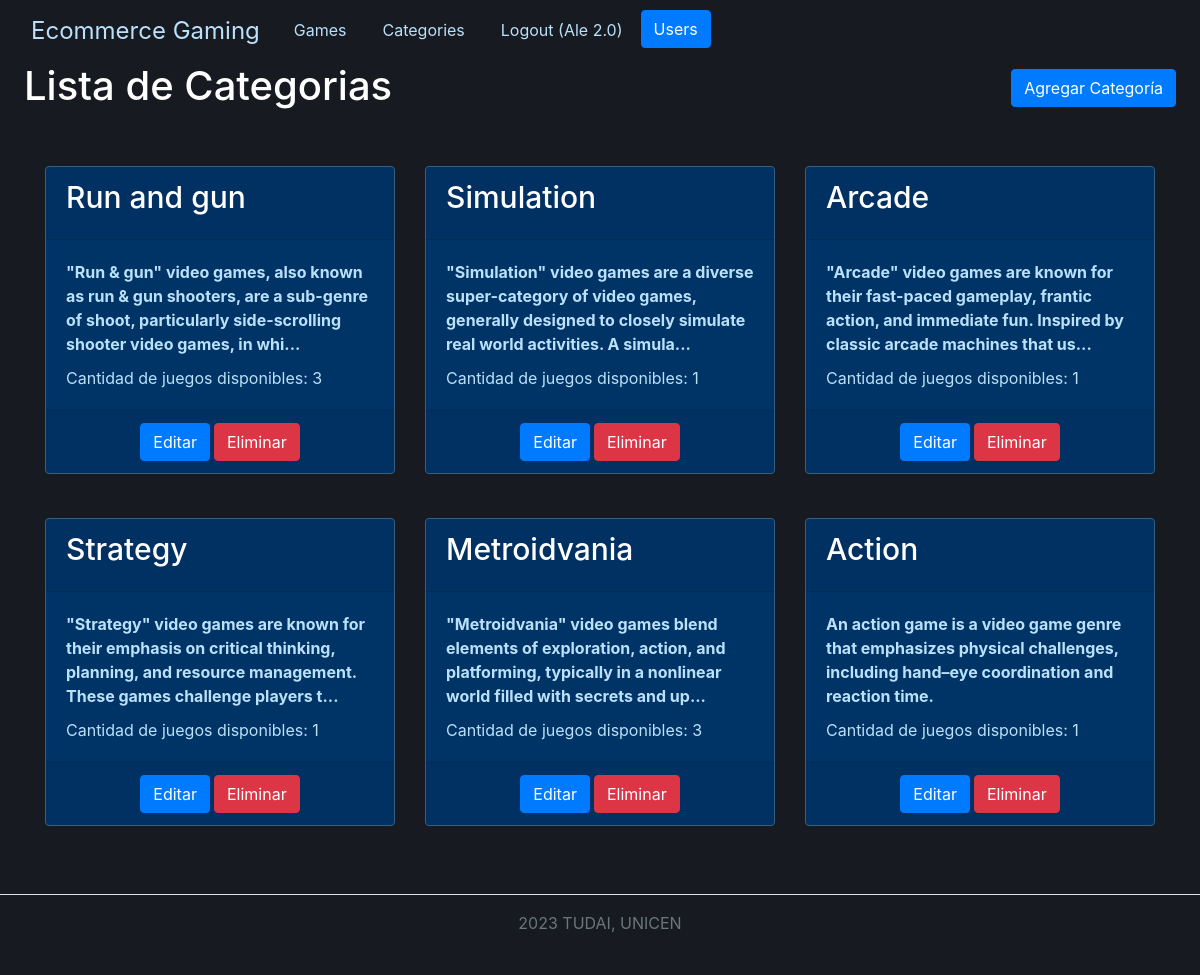
Screenshot of /Allende-Monsalvo-TPE-Grupo-84/TPE-Parte-1/proyecto-ecommerce/categories (signed in) with the database file from the repository.
### tables this page shows
CREATE TABLE `categorias` (
  `Id_categoria` int(11) NOT NULL,
  `Nombre` varchar(50) NOT NULL,
  `Descripcion` varchar(500) NOT NULL,
  `Cantidad_juegos` int(11) NOT NULL
);

### Allende-Monsalvo-TPE-Grupo-84/TPE-Parte-1/proyecto-ecommerce/app/views/categoryView.php (called while the page is built, shortened)
<?php
class CategoryView
{
    public function showCategories($categories)
    {
        require_once './templates/categories.phtml';
    }
}

### Allende-Monsalvo-TPE-Grupo-84/TPE-Parte-1/proyecto-ecommerce/app/controllers/categoryController.php (called while the page is built, shortened)
<?php
require_once './app/models/categoryModel.php';
require_once './app/views/categoryView.php';
class CategoryController
{
    private $model;
    private $view;
    function __construct()
    {
        $this->model = new CategoryModel();
        $this->view = new CategoryView();
    }
    public function listCategories()
    {
        $categories = $this->model->getCategories();
        $this->view->showCategories($categories);
    }
}

### Allende-Monsalvo-TPE-Grupo-84/TPE-Parte-1/proyecto-ecommerce/app/models/categoryModel.php (called while the page is built, shortened)
<?php
require_once './config/db.php';
class CategoryModel
{
    private $conn;
    function __construct()
    {
        $this->db = new Database();
        $this->conn = $this->db->getConnection();
    }
    public function getCategories()
    {
        $stmt = $this->conn->prepare("SELECT * FROM categorias");
        $stmt->execute();
        $result = $stmt->fetchAll(PDO::FETCH_OBJ);
        return $result;
    }
}

### Allende-Monsalvo-TPE-Grupo-84/TPE-Parte-1/proyecto-ecommerce/config/db.php (called while the page is built, shortened)
<?php
class Database
{
    private $conn;
    function __construct()
    {
        $this->host = DB_HOST;
        $this->dbname = DB_NAME;
        $this->user = DB_USER;
        $this->password = DB_PASSWORD;
        try {
            $dsn = "mysql:host={$this->host};dbname={$this->dbname}";
            $this->conn = new PDO($dsn, $this->user, $this->password);
            $this->conn->setAttribute(PDO::ATTR_ERRMODE, PDO::ERRMODE_EXCEPTION);
        } catch (PDOException $e) {
            die("Error de conexión: " . $e->getMessage());
        }
    }
    public function getConnection()
    {
        return $this->conn;
    }
    public function closeConnection()
    {
        $this->conn = null;
    }
}

### Allende-Monsalvo-TPE-Grupo-84/TPE-Parte-1/proyecto-ecommerce/templates/categories.phtml (the view, shortened to what this page needs)
<?php require_once 'header.phtml' ?>
<!DOCTYPE html>
<html lang="es">
<head>
    <link rel="stylesheet" href="https://maxcdn.bootstrapcdn.com/bootstrap/4.0.0/css/bootstrap.min.css">
    <link rel="stylesheet" href="./app/styles/categories.css">
    <link rel="stylesheet" href="./app/styles/bodyHeader.css">
</head>
<body>
    <div class="d-flex justify-content-between align-items-center mx-4">
        <div class="text-center">
            <h1>Lista de Categorias</h1>
        </div>
        <?php if ((isset($_SESSION['USER_IS_ADMIN']) && $_SESSION['USER_IS_ADMIN']) || (isset($_SESSION['USER_IS_SUPERADMIN']) && $_SESSION['USER_IS_SUPERADMIN'])) : ?>
            <a href="formCategory" class="btn btn-primary mb-1">Agregar Categoría</a>
        <?php endif; ?>
    </div>
    <div class="container mt-5">
        <div class="row mt-3">
            <?php foreach ($categories as $key => $category) : ?>
                <div class="col-lg-4 col-md-6 col-sm-12 mb-4">
                    <div class="card">
                        <div class="card-header">
                            <?php if ($category->Cantidad_juegos > 0) : ?>
                                <h5 class="card-title">
                                    <a href="category/<?= $key + 1 ?>" class="text-decoration-none" style="font-size: 1.875rem;">
                                        <?= $category->Nombre ?>
                                    </a>
                                </h5>
                            <?php else : ?>
                                <h5 style="font-size: 1.875rem;"> <?= $category->Nombre ?> </h5>
                            <?php endif; ?>
                        </div>
                        <div class="card-body">
                            <?php if (strlen($category->Descripcion) <= 140) : ?>
                                <p class="card-text fw-bold"><?= $category->Descripcion ?></p>
                            <?php else : ?>
                                <p class="card-text fw-bold"><?= substr($category->Descripcion, 0, 140) . '...' ?></p>
                            <?php endif; ?>
                            <p class="card-text">Cantidad de juegos disponibles: <?= $category->Cantidad_juegos; ?></p>
                        </div>
                        <?php if (isset($_SESSION['USER_ID']) && ((isset($_SESSION['USER_IS_ADMIN']) && $_SESSION['USER_IS_ADMIN']) || (isset($_SESSION['USER_IS_SUPERADMIN']) && $_SESSION['USER_IS_SUPERADMIN']))) : ?>
                            <div class="card-footer d-flex justify-content-center">
                                <a href="editCategory/<?= $category->Id_categoria . "/" . $key ?>" class="btn btn-primary me-1">Editar</a>
                                <a href="deleteCategory/<?= $category->Id_categoria ?>" class="btn btn-danger">Eliminar</a>
                            </div>
                        <?php endif; ?>
                    </div>
                </div>
            <?php endforeach; ?>
        </div>
    </div>
    <?php require_once 'footer.phtml' ?>

### Allende-Monsalvo-TPE-Grupo-84/TPE-Parte-1/proyecto-ecommerce/app/styles/bodyHeader.css (style rules this page uses)
body { background-color: #171a21; color: #FFFFFF; }

### Allende-Monsalvo-TPE-Grupo-84/TPE-Parte-1/proyecto-ecommerce/app/styles/categories.css (style rules this page uses)
.card { background-color: #003366; color: #FFFFFF; border: 1px solid #356080; margin-bottom: 20px; }
.card-title a { text-decoration: none; font-size: 24px; color: #FFFFFF; }
.card-body p { color: #BBE1FA; margin-bottom: 10px; }
.card-body p.fw-bold { font-weight: bold; }
.card-body p:last-child { margin-bottom: 0; }

### rows the page displays
categorias: Nombre "Run and gun", Descripcion "\"Run & gun\" video games, also known as run & gun shooters, are a sub-genre of shoot, particularly side-scrolling shooter video games, in whi", Cantidad_juegos "3"
categorias: Nombre "Simulation", Descripcion "\"Simulation\" video games are a diverse super-category of video games, generally designed to closely simulate real world activities. A simula", Cantidad_juegos "1"
categorias: Nombre "Arcade", Descripcion "\"Arcade\" video games are known for their fast-paced gameplay, frantic action, and immediate fun. Inspired by classic arcade machines that us", Cantidad_juegos "1"
categorias: Nombre "Strategy", Descripcion "\"Strategy\" video games are known for their emphasis on critical thinking, planning, and resource management. These games challenge players t", Cantidad_juegos "1"
categorias: Nombre "Metroidvania", Descripcion "\"Metroidvania\" video games blend elements of exploration, action, and platforming, typically in a nonlinear world filled with secrets and up", Cantidad_juegos "3"
categorias: Nombre "Action", Descripcion "An action game is a video game genre that emphasizes physical challenges, including hand–eye coordination and reaction time.", Cantidad_juegos "1"

### other values shown
$_SESSION['USER_USERNAME'] "Ale 2.0"
